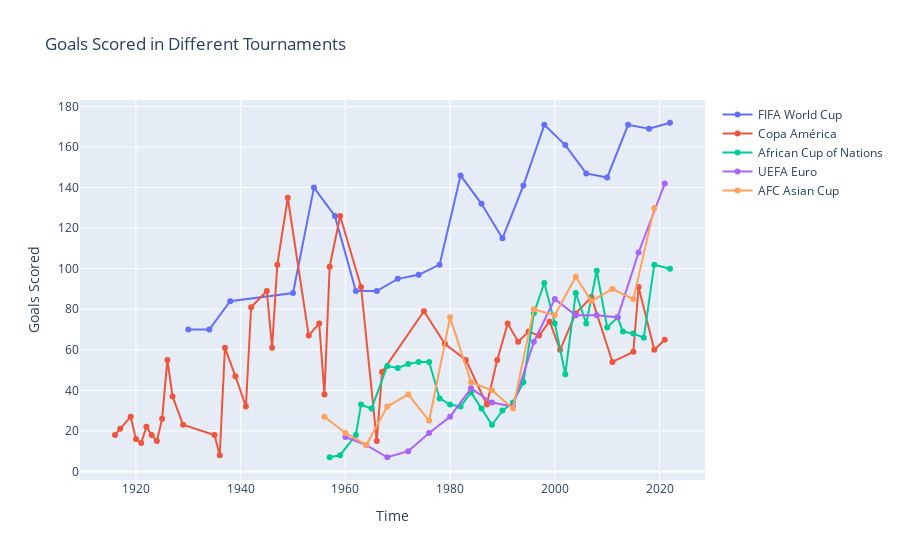

Notebook code cell kept with this figure:
### Code cell
import plotly.graph_objs as go
import plotly.offline as pyo

# Create a single plot
fig = go.Figure()

# Add line plots to the single plot
fig.add_trace(go.Scatter(x=world_cup_goals.index, y=world_cup_goals['Goals Scored'], mode='lines+markers', name='FIFA World Cup'))
fig.add_trace(go.Scatter(x=copa_america_goals.index, y=copa_america_goals['Goals Scored'], mode='lines+markers', name='Copa América'))
fig.add_trace(go.Scatter(x=afcon_goals.index, y=afcon_goals['Goals Scored'], mode='lines+markers', name='African Cup of Nations'))
fig.add_trace(go.Scatter(x=euros_goals.index, y=euros_goals['Goals Scored'], mode='lines+markers', name='UEFA Euro'))
fig.add_trace(go.Scatter(x=asian_cup_goals.index, y=asian_cup_goals['Goals Scored'], mode='lines+markers', name='AFC Asian Cup'))

# Update layout settings
fig.update_layout(title='Goals Scored in Different Tournaments', xaxis_title='Time', yaxis_title='Goals Scored')

# Show the plot
pyo.iplot(fig)

### Figure 1 — Plotly figure (JSON) as saved in the notebook; plotly's stock layout.template omitted (floating-point values rounded to 4 significant figures)
{"data": [{"mode": "lines+markers", "name": "FIFA World Cup", "type": "scatter", "x": [1930, 1934, 1938, 1950, 1954, 1958, 1962, 1966, 1970, 1974, 1978, 1982, 1986, 1990, 1994, 1998, 2002, 2006, 2010, 2014, 2018, 2022], "y": [70, 70, 84, 88, 140, 126, 89, 89, 95, 97, 102, 146, 132, 115, 141, 171, 161, 147, 145, 171, 169, 172]}, {"mode": "lines+markers", "name": "Copa América", "type": "scatter", "x": [1916, 1917, 1919, 1920, 1921, 1922, 1923, 1924, 1925, 1926, 1927, 1929, 1935, 1936, 1937, 1939, 1941, 1942, 1945, 1946, 1947, 1949, 1953, 1955, 1956, 1957, 1959, 1963, 1966, 1967, 1975, 1979, 1983, 1987, 1989, 1991, 1993, 1995, 1997, 1999, 2001, 2004, 2007, 2011, 2015, 2016, 2019, 2021], "y": [18, 21, 27, 16, 14, 22, 18, 15, 26, 55, 37, 23, 18, 8, 61, 47, 32, 81, 89, 61, 102, 135, 67, 73, 38, 101, 126, 91, 15, 49, 79, 63, 55, 33, 55, 73, 64, 69, 67, 74, 60, 78, 86, 54, 59, 91, 60, 65]}, {"mode": "lines+markers", "name": "African Cup of Nations", "type": "scatter", "x": [1957, 1959, 1962, 1963, 1965, 1968, 1970, 1972, 1974, 1976, 1978, 1980, 1982, 1984, 1986, 1988, 1990, 1992, 1994, 1996, 1998, 2000, 2002, 2004, 2006, 2008, 2010, 2012, 2013, 2015, 2017, 2019, 2022], "y": [7, 8, 18, 33, 31, 52, 51, 53, 54, 54, 36, 33, 32, 39, 31, 23, 30, 34, 44, 78, 93, 73, 48, 88, 73, 99, 71, 76, 69, 68, 66, 102, 100]}, {"mode": "lines+markers", "name": "UEFA Euro", "type": "scatter", "x": [1960, 1964, 1968, 1972, 1976, 1980, 1984, 1988, 1992, 1996, 2000, 2004, 2008, 2012, 2016, 2021], "y": [17, 13, 7, 10, 19, 27, 41, 34, 32, 64, 85, 77, 77, 76, 108, 142]}, {"mode": "lines+markers", "name": "AFC Asian Cup", "type": "scatter", "x": [1956, 1960, 1964, 1968, 1972, 1976, 1980, 1984, 1988, 1992, 1996, 2000, 2004, 2007, 2011, 2015, 2019], "y": [27, 19, 13, 32, 38, 25, 76, 44, 40, 31, 80, 77, 96, 84, 90, 85, 130]}], "layout": {"title": {"text": "Goals Scored in Different Tournaments"}, "xaxis": {"title": {"text": "Time"}}, "yaxis": {"title": {"text": "Goals Scored"}}}}
